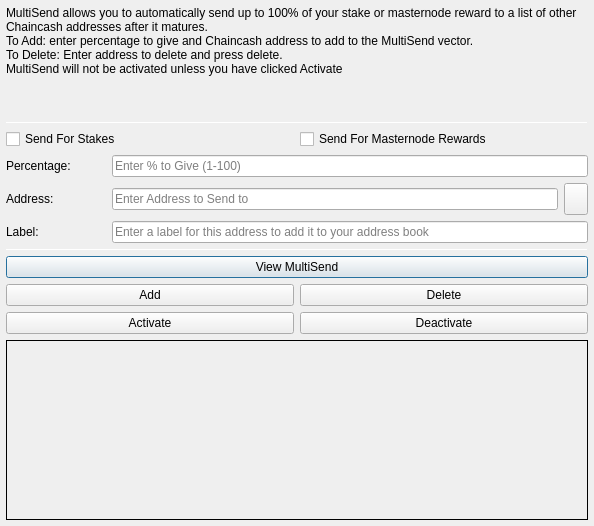
<?xml version="1.0" encoding="UTF-8"?>
<ui version="4.0">
 <class>MultiSendDialog</class>
 <widget class="QDialog" name="MultiSendDialog">
  <property name="windowModality">
   <enum>Qt::NonModal</enum>
  </property>
  <property name="geometry">
   <rect>
    <x>0</x>
    <y>0</y>
    <width>594</width>
    <height>526</height>
   </rect>
  </property>
  <property name="windowTitle">
   <string>MultiSend</string>
  </property>
  <layout class="QVBoxLayout" name="verticalLayout" stretch="0">
   <property name="leftMargin">
    <number>6</number>
   </property>
   <property name="topMargin">
    <number>6</number>
   </property>
   <property name="rightMargin">
    <number>6</number>
   </property>
   <property name="bottomMargin">
    <number>6</number>
   </property>
   <item>
    <layout class="QVBoxLayout" name="verticalLayout_Main" stretch="1,1,1,0,1,1,1">
     <item>
      <widget class="QLabel" name="label_2">
       <property name="lineWidth">
        <number>1</number>
       </property>
       <property name="text">
        <string>MultiSend allows you to automatically send up to 100% of your stake or masternode reward to a list of other Chaincash addresses after it matures.
To Add: enter percentage to give and Chaincash address to add to the MultiSend vector.
To Delete: Enter address to delete and press delete.
MultiSend will not be activated unless you have clicked Activate</string>
       </property>
       <property name="alignment">
        <set>Qt::AlignLeading|Qt::AlignLeft|Qt::AlignTop</set>
       </property>
       <property name="wordWrap">
        <bool>true</bool>
       </property>
      </widget>
     </item>
     <item>
      <widget class="Line" name="line">
       <property name="minimumSize">
        <size>
         <width>0</width>
         <height>1</height>
        </size>
       </property>
       <property name="maximumSize">
        <size>
         <width>16777215</width>
         <height>1</height>
        </size>
       </property>
       <property name="orientation">
        <enum>Qt::Horizontal</enum>
       </property>
      </widget>
     </item>
     <item>
      <layout class="QVBoxLayout" name="verticalLayout_Settings">
       <item>
        <layout class="QHBoxLayout" name="horizontalLayout">
         <item>
          <widget class="QCheckBox" name="multiSendStakeCheckBox">
           <property name="text">
            <string>Send For Stakes</string>
           </property>
          </widget>
         </item>
         <item>
          <widget class="QCheckBox" name="multiSendMasternodeCheckBox">
           <property name="text">
            <string>Send For Masternode Rewards</string>
           </property>
          </widget>
         </item>
        </layout>
       </item>
       <item>
        <layout class="QHBoxLayout" name="horizontalLayout_6">
         <item>
          <widget class="QLabel" name="label">
           <property name="minimumSize">
            <size>
             <width>100</width>
             <height>0</height>
            </size>
           </property>
           <property name="toolTip">
            <string>Percentage of stake to send</string>
           </property>
           <property name="text">
            <string>Percentage:</string>
           </property>
          </widget>
         </item>
         <item>
          <widget class="QLineEdit" name="multiSendPercentEdit">
           <property name="toolTip">
            <string>Enter whole numbers 1 - 100</string>
           </property>
           <property name="placeholderText">
            <string>Enter % to Give (1-100)</string>
           </property>
          </widget>
         </item>
        </layout>
       </item>
       <item>
        <layout class="QHBoxLayout" name="horizontalLayout_7">
         <item>
          <widget class="QLabel" name="label_5">
           <property name="minimumSize">
            <size>
             <width>100</width>
             <height>0</height>
            </size>
           </property>
           <property name="toolTip">
            <string>Address to send portion of stake to</string>
           </property>
           <property name="text">
            <string>Address:</string>
           </property>
          </widget>
         </item>
         <item>
          <widget class="QLineEdit" name="multiSendAddressEdit">
           <property name="toolTip">
            <string/>
           </property>
           <property name="placeholderText">
            <string>Enter Address to Send to</string>
           </property>
          </widget>
         </item>
         <item>
          <widget class="QToolButton" name="addressBookButton">
           <property name="maximumSize">
            <size>
             <width>16777215</width>
             <height>32</height>
            </size>
           </property>
           <property name="toolTip">
            <string>Choose an address from the address book</string>
           </property>
           <property name="text">
            <string/>
           </property>
           <property name="icon">
            <iconset resource="../chaincash.qrc">
             <normaloff>:/icons/address-book</normaloff>:/icons/address-book</iconset>
           </property>
           <property name="shortcut">
            <string>Alt+A</string>
           </property>
          </widget>
         </item>
        </layout>
       </item>
      </layout>
     </item>
     <item>
      <layout class="QHBoxLayout" name="horizontalLayout_3">
       <item>
        <widget class="QLabel" name="label_3">
         <property name="minimumSize">
          <size>
           <width>100</width>
           <height>0</height>
          </size>
         </property>
         <property name="text">
          <string>Label:</string>
         </property>
        </widget>
       </item>
       <item>
        <widget class="QLineEdit" name="labelAddressLabelEdit">
         <property name="placeholderText">
          <string>Enter a label for this address to add it to your address book</string>
         </property>
        </widget>
       </item>
      </layout>
     </item>
     <item>
      <widget class="Line" name="line_2">
       <property name="minimumSize">
        <size>
         <width>0</width>
         <height>1</height>
        </size>
       </property>
       <property name="maximumSize">
        <size>
         <width>16777215</width>
         <height>1</height>
        </size>
       </property>
       <property name="orientation">
        <enum>Qt::Horizontal</enum>
       </property>
      </widget>
     </item>
     <item>
      <layout class="QVBoxLayout" name="verticalLayout_Buttons">
       <item>
        <layout class="QHBoxLayout" name="horizontalLayout_4">
         <item>
          <widget class="QPushButton" name="viewButton">
           <property name="toolTip">
            <string/>
           </property>
           <property name="statusTip">
            <string>View MultiSend Vector</string>
           </property>
           <property name="text">
            <string>View MultiSend</string>
           </property>
          </widget>
         </item>
        </layout>
       </item>
       <item>
        <layout class="QHBoxLayout" name="horizontalLayout_2">
         <item>
          <widget class="QPushButton" name="addButton">
           <property name="toolTip">
            <string/>
           </property>
           <property name="statusTip">
            <string>Add to MultiSend Vector</string>
           </property>
           <property name="text">
            <string>Add</string>
           </property>
          </widget>
         </item>
         <item>
          <widget class="QPushButton" name="deleteButton">
           <property name="toolTip">
            <string/>
           </property>
           <property name="statusTip">
            <string>Delete Address From MultiSend Vector</string>
           </property>
           <property name="text">
            <string>Delete</string>
           </property>
          </widget>
         </item>
        </layout>
       </item>
       <item>
        <layout class="QHBoxLayout" name="horizontalLayout_5">
         <item>
          <widget class="QPushButton" name="activateButton">
           <property name="statusTip">
            <string>Activate MultiSend</string>
           </property>
           <property name="text">
            <string>Activate</string>
           </property>
          </widget>
         </item>
         <item>
          <widget class="QPushButton" name="disableButton">
           <property name="statusTip">
            <string>Deactivate MultiSend</string>
           </property>
           <property name="text">
            <string>Deactivate</string>
           </property>
          </widget>
         </item>
        </layout>
       </item>
      </layout>
     </item>
     <item>
      <widget class="QLabel" name="message">
       <property name="minimumSize">
        <size>
         <width>0</width>
         <height>180</height>
        </size>
       </property>
       <property name="frameShape">
        <enum>QFrame::Panel</enum>
       </property>
       <property name="frameShadow">
        <enum>QFrame::Plain</enum>
       </property>
       <property name="lineWidth">
        <number>1</number>
       </property>
       <property name="midLineWidth">
        <number>1</number>
       </property>
       <property name="text">
        <string/>
       </property>
       <property name="alignment">
        <set>Qt::AlignLeading|Qt::AlignLeft|Qt::AlignTop</set>
       </property>
       <property name="wordWrap">
        <bool>true</bool>
       </property>
      </widget>
     </item>
    </layout>
   </item>
  </layout>
 </widget>
 <resources>
  <include location="../chaincash.qrc"/>
 </resources>
 <connections/>
</ui>
